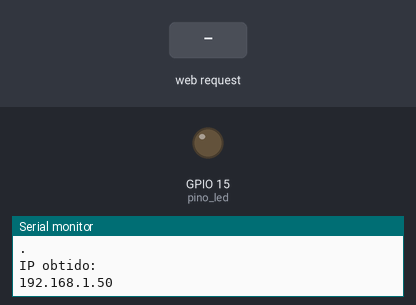
This sketch was run on a simulated ESP32. On the bench: output pins drawn as LEDs (lit = HIGH), the last lines printed to the serial monitor. The test bench sets the inputs (shaded band). WiFi joins after 1.5 s; servers stay silent unless stated.

Above: at 2.7 s.
2.8 s: HTTP request GET /1 received
At 3.6 s:
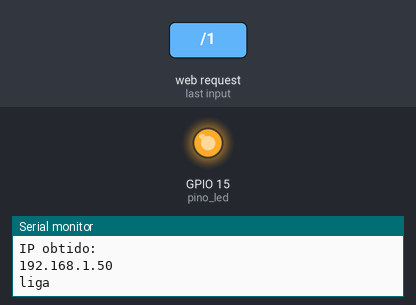
4.3 s: HTTP request GET /0 received
At 4.7 s:
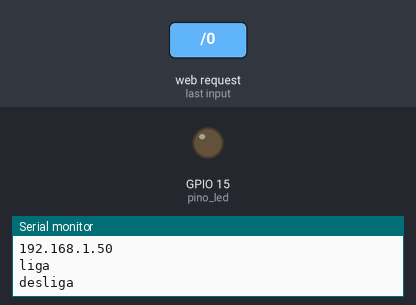
Timing chart, 0 to 7.3 s (numbered marks = the images above; inputs shaded):
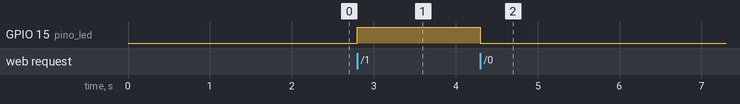

Measured:
- after the input at 2.8 s, GPIO 15 (pino_led): LOW → HIGH at once
- after the input at 4.3 s, GPIO 15 (pino_led): HIGH → LOW at once

The sketch:

2.4.ino
```cpp
#include <WiFi.h>

const char* SSID = "***"; //Nome da rede WI-FI que deseja se conectar
const char* PASSWORD = "****"; //Senha da rede WI-FI que deseja se conectar

//Define o pino do led (D5)
int pino_led = 15;

//Defino a porta do servidor Web
WiFiServer server(80);

//Configurações iniciais *******************
void setup() {
  //Pino de saída para ligar led
  pinMode(pino_led, OUTPUT);
  //Especifico a comunicação com o monitor
  Serial.begin(115200);
  //Fica em loop até conectar
  WiFi.begin(SSID, PASSWORD);
  while (WiFi.status() != WL_CONNECTED) {
      delay(100);
      Serial.println(".");
  }
  //Mostro o IP obtido no monitor
  Serial.println("IP obtido: ");
  Serial.println(WiFi.localIP());

  //Inicia o servidor web
  server.begin();
}

//Programa principal ***********************
void loop() {

  //pega os dados do cliente
  WiFiClient cliente = server.available();

  //Se tiver cliente conectado
  if (cliente) {
    String dados = ""; //Variável para guardar os dados vindos da web
    while (cliente.connected()) {
      if (cliente.available()) {
        char c = cliente.read();
        dados += c;

        //Se recebeu 1 na url
        if (dados.endsWith("GET /1")) {
          Serial.println("liga");
          digitalWrite(pino_led,HIGH); //Liga o led
          cliente.println("HTTP/1.1 200 OK");
          cliente.println("Content-type:text/html");
          cliente.println();
          cliente.stop();
        }

        //Se recebeu 0 na url
        if (dados.endsWith("GET /0")) {
          Serial.println("desliga");
          digitalWrite(pino_led,LOW); //Desliga o led
          cliente.println("HTTP/1.1 200 OK");
          cliente.println("Content-type:text/html");
          cliente.println();
          cliente.stop();
        }
      }
    }
  }

}
```
